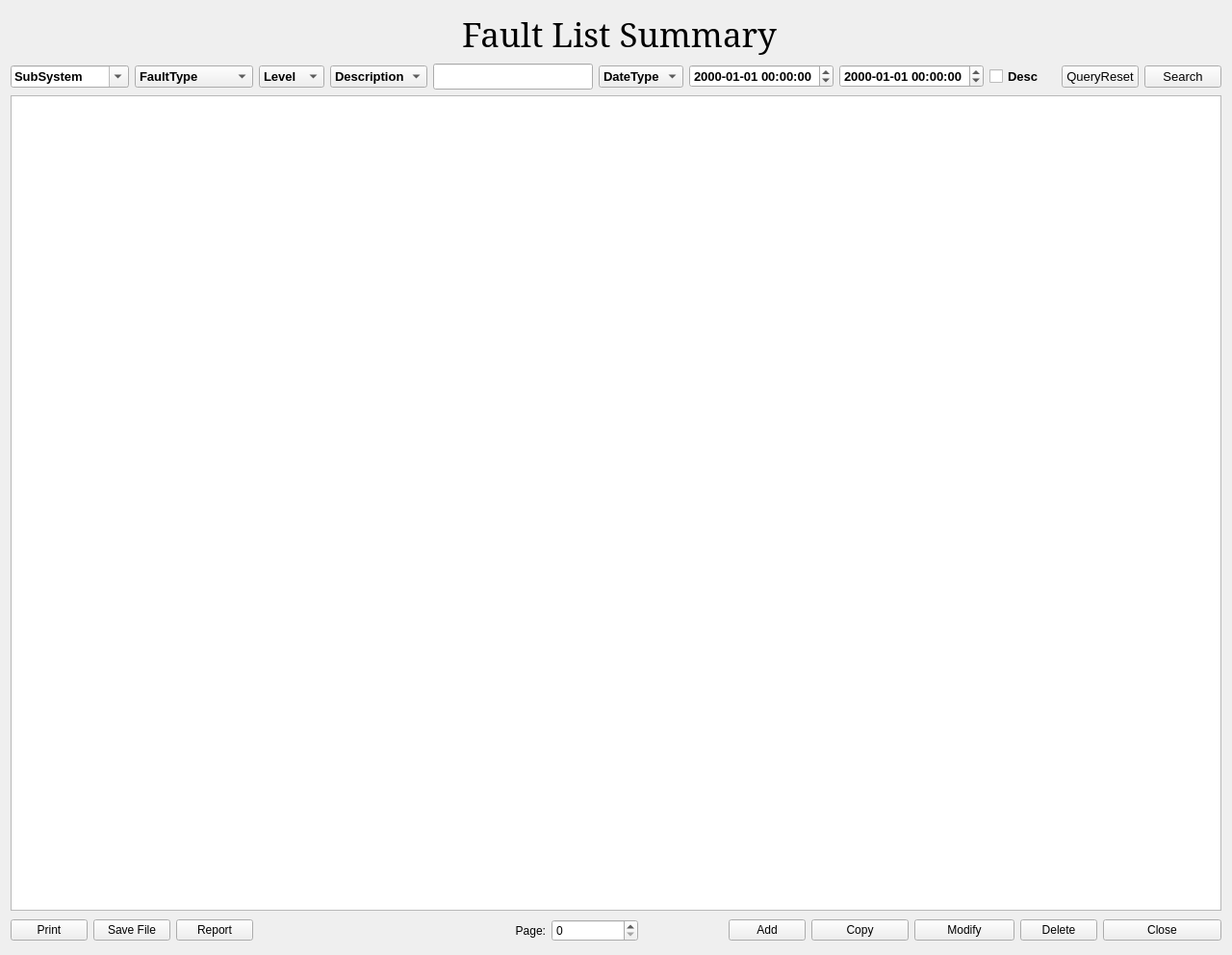
<ui version="4.0" >
 <class>Form</class>
 <widget class="QWidget" name="Form" >
  <property name="geometry" >
   <rect>
    <x>0</x>
    <y>0</y>
    <width>1280</width>
    <height>992</height>
   </rect>
  </property>
  <property name="windowTitle" >
   <string>Form</string>
  </property>
  <layout class="QGridLayout" >
   <item row="0" column="6" colspan="7" >
    <widget class="QLabel" name="label" >
     <property name="font" >
      <font>
       <family>Luxi Serif</family>
       <pointsize>26</pointsize>
       <weight>50</weight>
       <bold>false</bold>
      </font>
     </property>
     <property name="text" >
      <string>Fault List Summary</string>
     </property>
     <property name="alignment" >
      <set>Qt::AlignCenter</set>
     </property>
    </widget>
   </item>
   <item row="1" column="0" colspan="2" >
    <widget class="QComboBox" name="cbSubSystem" >
     <property name="font" >
      <font>
       <pointsize>10</pointsize>
       <weight>75</weight>
       <bold>true</bold>
      </font>
     </property>
     <property name="editable" >
      <bool>true</bool>
     </property>
     <item>
      <property name="text" >
       <string>SubSystem</string>
      </property>
     </item>
     <item>
      <property name="text" >
       <string>GEP</string>
      </property>
     </item>
     <item>
      <property name="text" >
       <string>CWF</string>
      </property>
     </item>
     <item>
      <property name="text" >
       <string>HRS</string>
      </property>
     </item>
     <item>
      <property name="text" >
       <string>HDS_VPS</string>
      </property>
     </item>
     <item>
      <property name="text" >
       <string>HDS_HCS</string>
      </property>
     </item>
     <item>
      <property name="text" >
       <string>TMS_TEMP</string>
      </property>
     </item>
     <item>
      <property name="text" >
       <string>TMS_STRT</string>
      </property>
     </item>
     <item>
      <property name="text" >
       <string>VMS_VV</string>
      </property>
     </item>
     <item>
      <property name="text" >
       <string>VMS_CR</string>
      </property>
     </item>
     <item>
      <property name="text" >
       <string>TF</string>
      </property>
     </item>
     <item>
      <property name="text" >
       <string>PF1</string>
      </property>
     </item>
     <item>
      <property name="text" >
       <string>PF2</string>
      </property>
     </item>
     <item>
      <property name="text" >
       <string>PF3</string>
      </property>
     </item>
     <item>
      <property name="text" >
       <string>PF4</string>
      </property>
     </item>
     <item>
      <property name="text" >
       <string>PF5</string>
      </property>
     </item>
     <item>
      <property name="text" >
       <string>PF6</string>
      </property>
     </item>
     <item>
      <property name="text" >
       <string>PF7</string>
      </property>
     </item>
     <item>
      <property name="text" >
       <string>ECH</string>
      </property>
     </item>
     <item>
      <property name="text" >
       <string>ICRH</string>
      </property>
     </item>
     <item>
      <property name="text" >
       <string>DDS1</string>
      </property>
     </item>
     <item>
      <property name="text" >
       <string>DDS2</string>
      </property>
     </item>
     <item>
      <property name="text" >
       <string>MD</string>
      </property>
     </item>
     <item>
      <property name="text" >
       <string>ECE_HR</string>
      </property>
     </item>
     <item>
      <property name="text" >
       <string>MMW_I</string>
      </property>
     </item>
     <item>
      <property name="text" >
       <string>HAM</string>
      </property>
     </item>
     <item>
      <property name="text" >
       <string>FS</string>
      </property>
     </item>
     <item>
      <property name="text" >
       <string>VSS</string>
      </property>
     </item>
     <item>
      <property name="text" >
       <string>Diag_TV</string>
      </property>
     </item>
     <item>
      <property name="text" >
       <string>SIS</string>
      </property>
     </item>
     <item>
      <property name="text" >
       <string>PSI</string>
      </property>
     </item>
     <item>
      <property name="text" >
       <string>RMS</string>
      </property>
     </item>
     <item>
      <property name="text" >
       <string>CCS</string>
      </property>
     </item>
     <item>
      <property name="text" >
       <string>PCS</string>
      </property>
     </item>
     <item>
      <property name="text" >
       <string>ICS</string>
      </property>
     </item>
    </widget>
   </item>
   <item row="1" column="2" colspan="2" >
    <widget class="QComboBox" name="cbFaultType" >
     <property name="font" >
      <font>
       <pointsize>10</pointsize>
       <weight>75</weight>
       <bold>true</bold>
      </font>
     </property>
     <property name="editable" >
      <bool>false</bool>
     </property>
     <item>
      <property name="text" >
       <string>FaultType</string>
      </property>
     </item>
     <item>
      <property name="text" >
       <string>HW</string>
      </property>
     </item>
     <item>
      <property name="text" >
       <string>SW</string>
      </property>
     </item>
     <item>
      <property name="text" >
       <string>OP</string>
      </property>
     </item>
     <item>
      <property name="text" >
       <string>ETC</string>
      </property>
     </item>
    </widget>
   </item>
   <item row="1" column="4" >
    <widget class="QComboBox" name="cbLevel" >
     <property name="font" >
      <font>
       <pointsize>10</pointsize>
       <weight>75</weight>
       <bold>true</bold>
      </font>
     </property>
     <property name="editable" >
      <bool>false</bool>
     </property>
     <item>
      <property name="text" >
       <string>Level</string>
      </property>
     </item>
     <item>
      <property name="text" >
       <string>L1</string>
      </property>
     </item>
     <item>
      <property name="text" >
       <string>L2</string>
      </property>
     </item>
     <item>
      <property name="text" >
       <string>L3</string>
      </property>
     </item>
     <item>
      <property name="text" >
       <string>L4</string>
      </property>
     </item>
    </widget>
   </item>
   <item row="1" column="5" >
    <widget class="QComboBox" name="cbDescType" >
     <property name="font" >
      <font>
       <pointsize>10</pointsize>
       <weight>75</weight>
       <bold>true</bold>
      </font>
     </property>
     <property name="editable" >
      <bool>false</bool>
     </property>
     <item>
      <property name="text" >
       <string>Description</string>
      </property>
     </item>
     <item>
      <property name="text" >
       <string>Fault</string>
      </property>
     </item>
     <item>
      <property name="text" >
       <string>Recovery</string>
      </property>
     </item>
     <item>
      <property name="text" >
       <string>Interlock</string>
      </property>
     </item>
    </widget>
   </item>
   <item row="1" column="6" colspan="3" >
    <widget class="QLineEdit" name="leDesc" >
     <property name="font" >
      <font>
       <pointsize>12</pointsize>
      </font>
     </property>
    </widget>
   </item>
   <item row="1" column="9" colspan="2" >
    <widget class="QComboBox" name="cbDateType" >
     <property name="font" >
      <font>
       <pointsize>10</pointsize>
       <weight>75</weight>
       <bold>true</bold>
      </font>
     </property>
     <property name="editable" >
      <bool>false</bool>
     </property>
     <item>
      <property name="text" >
       <string>DateType</string>
      </property>
     </item>
     <item>
      <property name="text" >
       <string>Fault</string>
      </property>
     </item>
     <item>
      <property name="text" >
       <string>Recovery</string>
      </property>
     </item>
    </widget>
   </item>
   <item row="1" column="11" colspan="3" >
    <widget class="QDateTimeEdit" name="dtStart" >
     <property name="font" >
      <font>
       <pointsize>10</pointsize>
       <weight>75</weight>
       <bold>true</bold>
      </font>
     </property>
     <property name="displayFormat" >
      <string>yyyy-MM-dd hh:mm:ss</string>
     </property>
    </widget>
   </item>
   <item row="1" column="14" colspan="2" >
    <widget class="QDateTimeEdit" name="dtEnd" >
     <property name="font" >
      <font>
       <pointsize>10</pointsize>
       <weight>75</weight>
       <bold>true</bold>
      </font>
     </property>
     <property name="displayFormat" >
      <string>yyyy-MM-dd hh:mm:ss</string>
     </property>
    </widget>
   </item>
   <item row="1" column="16" colspan="2" >
    <widget class="QCheckBox" name="ckDesc" >
     <property name="font" >
      <font>
       <pointsize>10</pointsize>
       <weight>75</weight>
       <bold>true</bold>
      </font>
     </property>
     <property name="text" >
      <string>Desc</string>
     </property>
    </widget>
   </item>
   <item row="1" column="18" colspan="2" >
    <widget class="QPushButton" name="pbQueryReset" >
     <property name="font" >
      <font>
       <pointsize>10</pointsize>
      </font>
     </property>
     <property name="text" >
      <string>QueryReset</string>
     </property>
    </widget>
   </item>
   <item row="1" column="20" >
    <widget class="QPushButton" name="pbSearch" >
     <property name="font" >
      <font>
       <pointsize>10</pointsize>
      </font>
     </property>
     <property name="text" >
      <string>Search</string>
     </property>
    </widget>
   </item>
   <item row="2" column="0" colspan="21" >
    <widget class="QTableWidget" name="tableWidget" >
     <property name="enabled" >
      <bool>true</bool>
     </property>
     <property name="font" >
      <font>
       <pointsize>10</pointsize>
       <weight>75</weight>
       <bold>true</bold>
      </font>
     </property>
    </widget>
   </item>
   <item row="3" column="0" >
    <widget class="QPushButton" name="pbPrint" >
     <property name="text" >
      <string>Print</string>
     </property>
    </widget>
   </item>
   <item row="3" column="1" colspan="2" >
    <widget class="QPushButton" name="pbSavePDF" >
     <property name="text" >
      <string>Save File</string>
     </property>
    </widget>
   </item>
   <item row="3" column="3" >
    <widget class="QPushButton" name="pbResult" >
     <property name="text" >
      <string>Report</string>
     </property>
    </widget>
   </item>
   <item row="3" column="4" colspan="3" >
    <spacer>
     <property name="orientation" >
      <enum>Qt::Horizontal</enum>
     </property>
     <property name="sizeHint" >
      <size>
       <width>249</width>
       <height>29</height>
      </size>
     </property>
    </spacer>
   </item>
   <item row="3" column="7" >
    <widget class="QLabel" name="label_2" >
     <property name="text" >
      <string>Page:</string>
     </property>
     <property name="alignment" >
      <set>Qt::AlignRight|Qt::AlignTrailing|Qt::AlignVCenter</set>
     </property>
    </widget>
   </item>
   <item row="3" column="8" colspan="2" >
    <widget class="QSpinBox" name="spinBox" />
   </item>
   <item row="3" column="10" colspan="2" >
    <spacer>
     <property name="orientation" >
      <enum>Qt::Horizontal</enum>
     </property>
     <property name="sizeHint" >
      <size>
       <width>81</width>
       <height>27</height>
      </size>
     </property>
    </spacer>
   </item>
   <item row="3" column="12" >
    <widget class="QPushButton" name="pbAdd" >
     <property name="text" >
      <string>Add</string>
     </property>
    </widget>
   </item>
   <item row="3" column="13" colspan="2" >
    <widget class="QPushButton" name="pbCopy" >
     <property name="text" >
      <string>Copy</string>
     </property>
    </widget>
   </item>
   <item row="3" column="15" colspan="2" >
    <widget class="QPushButton" name="pbModify" >
     <property name="text" >
      <string>Modify</string>
     </property>
    </widget>
   </item>
   <item row="3" column="17" colspan="2" >
    <widget class="QPushButton" name="pbDelete" >
     <property name="text" >
      <string>Delete</string>
     </property>
    </widget>
   </item>
   <item row="3" column="19" colspan="2" >
    <widget class="QPushButton" name="pbClose" >
     <property name="text" >
      <string>Close</string>
     </property>
    </widget>
   </item>
  </layout>
 </widget>
 <resources/>
 <connections/>
</ui>
